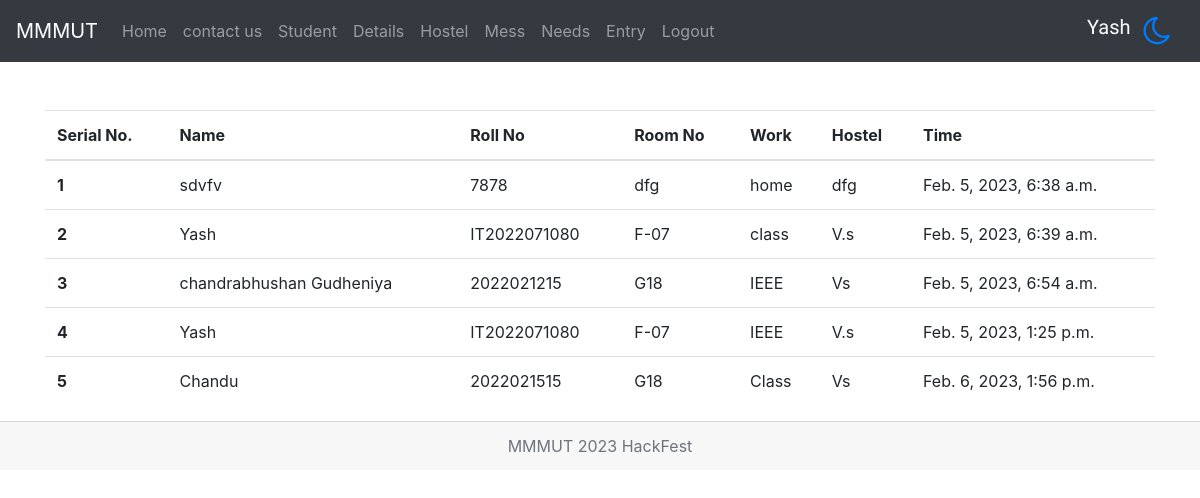
Screenshot of /entry (signed in) with the database file from the repository.
### college/models.py (models this page shows)
class Entry(models.Model):
    name = models.CharField(max_length=30)
    roll = models.CharField(max_length=30)
    room_no = models.CharField(max_length=5)
    work = models.CharField(max_length=5)
    hostel = models.CharField(max_length=30)
    time = models.DateTimeField(auto_now_add=True)

### college/views.py (the view, shortened to what this page needs)
# urls.py: path('entry', views.entry, name='entry'),
def entry(request):
    E = Entry.objects.all()
    return render(request, 'entry.html',{'data':E})

### templates/entry.html (shortened to what this page needs)
{% extends 'base.html' %}
{% block 'content' %}
{% load static %}
<div class="container mt-5">
    {% if request.user.is_superuser %}
    <div class="mt-5">
        <table class="table">
            <thead>
                <tr>
                    <th scope="col">Serial No.</th>
                    <th scope="col">Name</th>
                    <th scope="col">Roll No</th>
                    <th scope="col">Room No</th>
                    <th scope="col">Work</th>
                    <th scope="col">Hostel</th>
                    <th scope="col">Time</th>
                </tr>
            </thead>
            <tbody>
                {% for d in data %}
                <tr>
                    <th scope="row">{{forloop.counter}}</th>
                    <td>{{d.name}}</td>
                    <td>{{d.roll}}</td>
                    <td>{{d.room_no}}</td>
                    <td>{{d.work}}</td>
                    <td>{{d.hostel}}</td>
                    <td>{{d.time}}</td>
                </tr>
                {% endfor %}
            </tbody>
        </table>
    {% endif %}
    </div>
</div>
{% endblock %}

### templates/base.html (shortened to what this page needs)
<!doctype html>
<html lang="en">
<head>
  <link rel="stylesheet" href="https://cdn.jsdelivr.net/npm/bootstrap@4.0.0/dist/css/bootstrap.min.css"
>
  <link rel="stylesheet" href="https://cdnjs.cloudflare.com/ajax/libs/font-awesome/4.7.0/css/font-awesome.min.css">
</head>
<body>
  {% url 'home' as home %}
  {% url 'showdata' as showdata %}
  {% url 'signup' as signup %}
  {% url 'loginup' as loginup %}
  {% url 'contact' as contact %}
  {% url 'student' as student %}
  {% url 'details' as details %}
  {% url 'hostel' as hostel %}
  {% url 'messup' as messup %}
  {% url 'need' as need %}
  <nav class="navbar navbar-expand-lg navbar-dark bg-dark">
    <a class="navbar-brand" href="/">MMMUT</a>
    <div class="collapse navbar-collapse" id="navbarSupportedContent">
      <ul class="navbar-nav mr-auto">
        <li class="nav-item" id="navbar">
          <a class="nav-link {% if request.path == home %} active {% endif %}" href="/">Home </a>
        </li>
        {% if request.user.is_authenticated %}
        <li class="nav-item btnn">
          <a class="nav-link {% if request.path == contact %} active {% endif %}" href="{% url 'contact' %}">contact
            us</a>
        </li>
        {% endif %}
        {% if request.user.is_superuser %}
        <li class="nav-item">
          <a class="nav-link {% if request.path == student %} active {% endif %}" href="{% url 'student' %}">Student</a>
        </li>
        <li class="nav-item">
          <a class="nav-link {% if request.path == details %} active {% endif %}" href="{% url 'details' %}">Details</a>
        </li>
        {% endif %}
        {% if request.user.is_authenticated %}
        <li class="nav-item">
          <a class="nav-link {% if request.path == hostel %} active {% endif %}" href="{% url 'hostel' %}">Hostel</a>
        </li>
        <li class="nav-item">
          <a class="nav-link {% if request.path == messup %} active {% endif %}" href="{% url 'messup' %}">Mess</a>
        </li>
        <li class="nav-item">
          <a class="nav-link {% if request.path == need %} active {% endif %}" href="{% url 'need' %}">Needs</a>
        </li>
        <li class="nav-item">
          <a class="nav-link {% if request.path == entry %} active {% endif %}"  href="{% url 'entry' %}">Entry</a>
        </li>
        <li class="nav-item btnn">
          <a class="nav-link" href="{% url 'logoutup' %}">Logout</a>
        </li>
        {% endif %}
      </ul>
      <h5 class="user_name">{{request.user.username}}</h5>
      <i class="btn fa fa-moon-o fa-2x text-primary" onclick="myfunc()" aria-hidden="true"></i>
    </div>
  </nav>
  {% block 'content' %} {% endblock %}
  <div class="card-footer text-muted text-center">
    MMMUT 2023 HackFest
  </div>
</body>
</html>

### templates/base.html (style rules this page uses)
.user_name { font-family: "Sofia", sans-serif; top: 9px; color: white; }

### rows the page displays
Entry: name "sdvfv", roll "7878", room_no "dfg", work "home", hostel "dfg", time "Feb. 5, 2023, 6:38 a.m."
Entry: name "Yash", roll "IT2022071080", room_no "F-07", work "class", hostel "V.s", time "Feb. 5, 2023, 6:39 a.m."
Entry: name "chandrabhushan Gudheniya", roll "2022021215", room_no "G18", work "IEEE", hostel "Vs", time "Feb. 5, 2023, 6:54 a.m."
Entry: name "Yash", roll "IT2022071080", room_no "F-07", work "IEEE", hostel "V.s", time "Feb. 5, 2023, 1:25 p.m."
Entry: name "Chandu", roll "2022021515", room_no "G18", work "Class", hostel "Vs", time "Feb. 6, 2023, 1:56 p.m."

### other values shown
{{ request.user.username }} "Yash"
